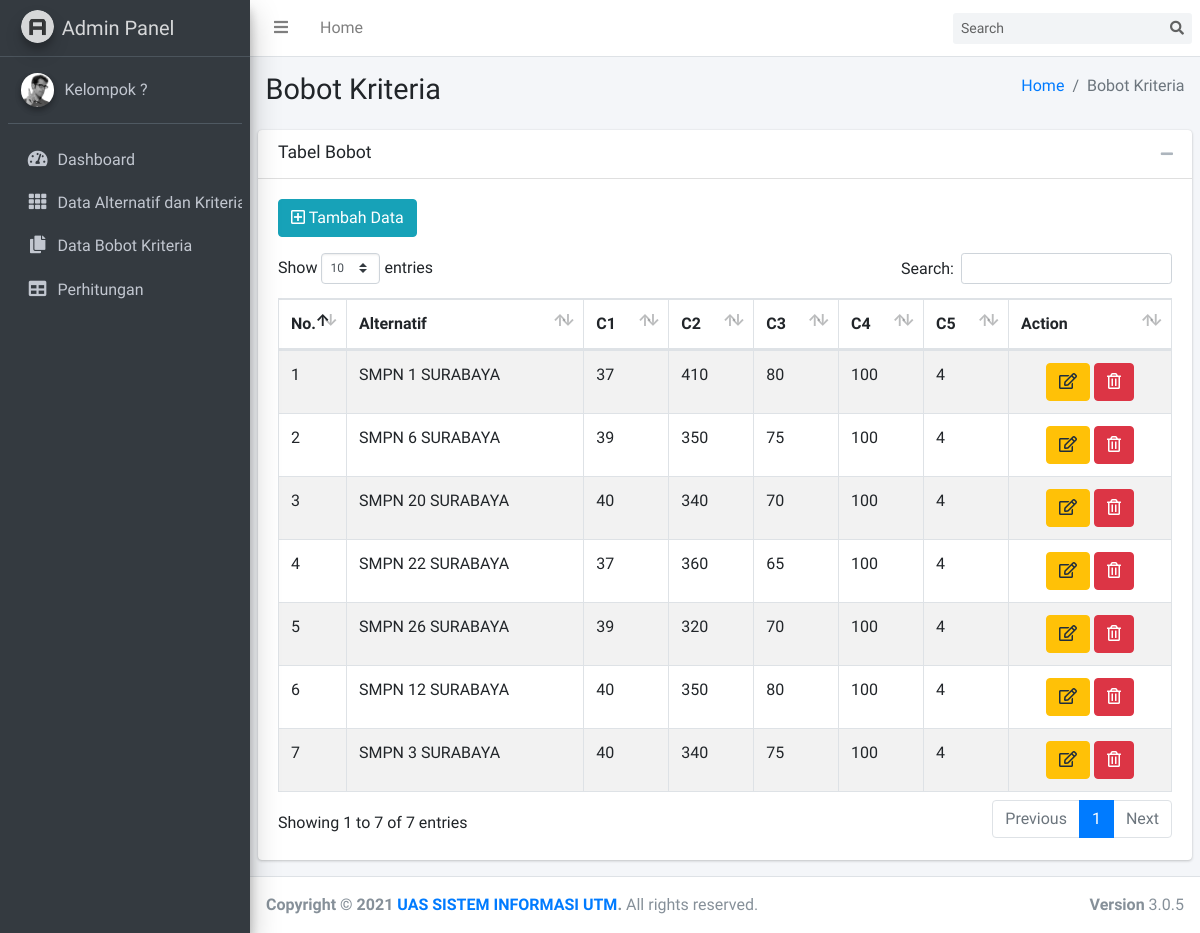
The app's page /bobot.php, older data.
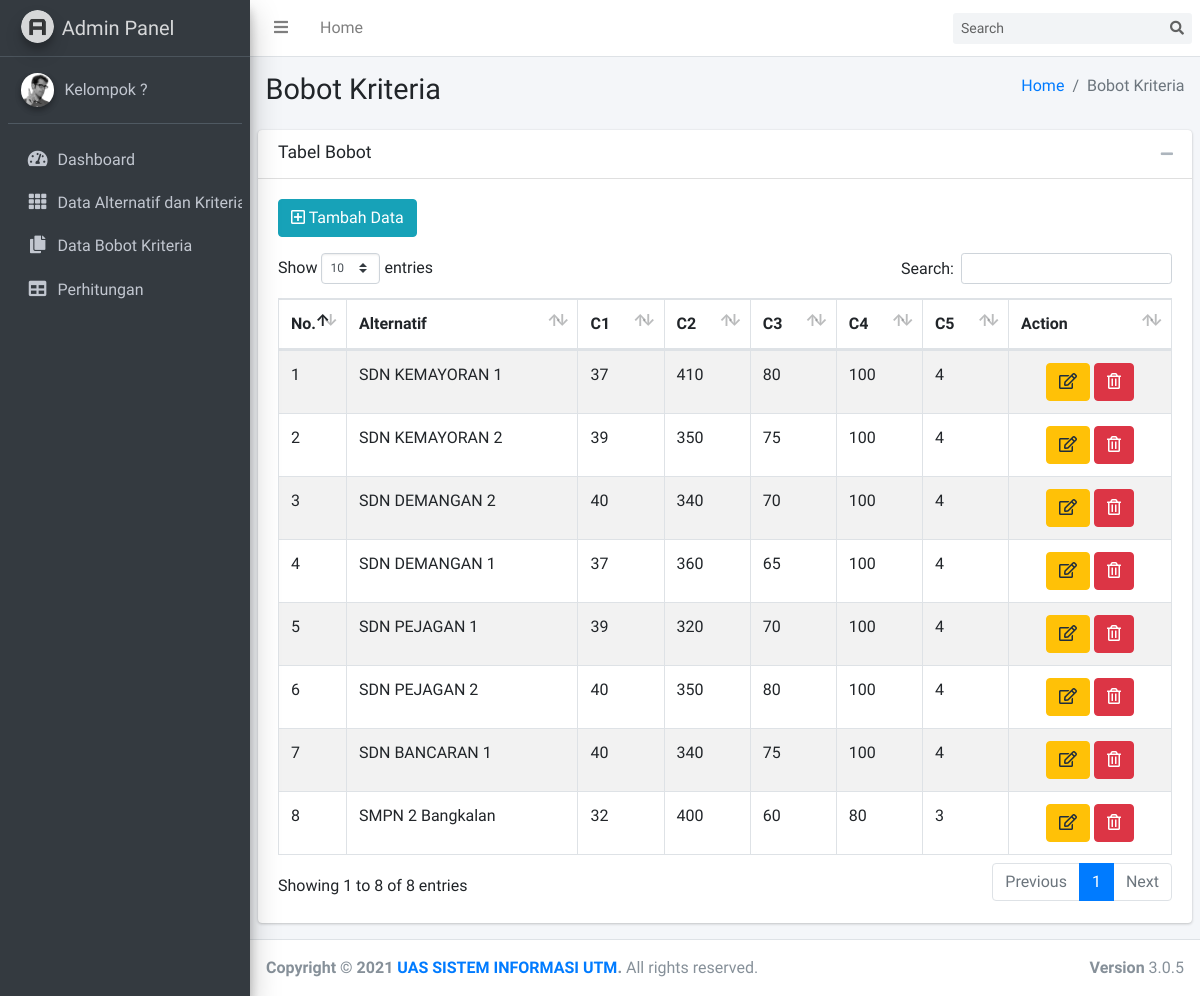
The same page, newer data.
### tables this page shows
CREATE TABLE `bobot` (
  `id_bobot` int NOT NULL,
  `id_alter` int DEFAULT NULL,
  `c1` int DEFAULT NULL,
  `c2` int DEFAULT NULL,
  `c3` int DEFAULT NULL,
  `c4` int DEFAULT NULL,
  `c5` int DEFAULT NULL
);

CREATE TABLE `alternatif` (
  `id_alter` int NOT NULL,
  `code` varchar(128) DEFAULT NULL,
  `alternatif` varchar(128) DEFAULT NULL
);

### bobot.php (the view, shortened to what this page needs)
<?php
include 'template/head.php';
include 'template/nav-top.php';
include 'template/nav-side.php';
?>
<div class="content-wrapper">
    <section class="content-header">
        <div class="container-fluid">
            <div class="row mb-2">
                <div class="col-sm-6">
                    <h1>Bobot Kriteria</h1>
                </div>
                <div class="col-sm-6">
                    <ol class="breadcrumb float-sm-right">
                        <li class="breadcrumb-item"><a href="index.php">Home</a></li>
                        <li class="breadcrumb-item active">Bobot Kriteria</li>
                    </ol>
                </div>
            </div>
        </div>
    </section>
    <section class="content">
        <div class="row">
            <div class="col">
                <div class="card">
                    <div class="card-header">
                        <h3 class="card-title">Tabel Bobot</h3>
                        <div class="card-tools">
                            <button type="button" class="btn btn-tool" data-card-widget="collapse" data-toggle="tooltip" title="Collapse">
                                <i class="fas fa-minus"></i></button>
                        </div>
                    </div>
                    <div class="card-body">
                        <button type="button" class="btn btn-info mb-3" data-toggle="modal" data-target="#addModal"><i class="far fa-plus-square"></i> Tambah Data</button>
                        <table id="example1" class="table table-bordered table-striped">
                            <thead>
                                <tr>
                                    <th width="20px">No.</th>
                                    <th>Alternatif</th>
                                    <th>C1</th>
                                    <th>C2</th>
                                    <th>C3</th>
                                    <th>C4</th>
                                    <th>C5</th>
                                    <th width="120px">Action</th>
                                </tr>
                            </thead>
                            <tbody>
                                <?php
                                include 'koneksi.php';
                                $no = 1;
                                $sql = mysqli_query($koneksi, "SELECT * FROM bobot a JOIN alternatif b
                                                                    ON a.id_alter=b.id_alter");
                                while ($data = mysqli_fetch_assoc($sql)) {
                                ?>
                                    <tr>
                                        <td><?= $no++; ?></td>
                                        <td><?= $data['alternatif']; ?></td>
                                        <td><?= $data['c1']; ?></td>
                                        <td><?= $data['c2']; ?></td>
                                        <td><?= $data['c3']; ?></td>
                                        <td><?= $data['c4']; ?></td>
                                        <td><?= $data['c5']; ?></td>
                                        <td align="center">
                                            <button type="button" class="btn btn-warning sm" data-toggle="modal" data-target="#editModal<?= $data['id_bobot']; ?>"><i class="far fa-edit"></i></button>
                                            <button type="button" class="btn btn-danger sm" data-toggle="modal" data-target="#deleteModal<?= $data['id_bobot']; ?>"><i class="far fa-trash-alt"></i></button>
                                        </td>
                                    </tr>
                                <?php } ?>
                            </tbody>
                        </table>
                    </div>
                </div>
            </div>
        </div>
    </section>
</div>
<?php
include 'template/footer.php';
?>

Row changes from the older to the newer data that the page shows:
changed through a linked row, bobot: id_alter.alternatif "SMPN 1 SURABAYA" → "SDN KEMAYORAN 1"
changed through a linked row, bobot: id_alter.alternatif "SMPN 6 SURABAYA" → "SDN KEMAYORAN 2"
changed through a linked row, bobot: id_alter.alternatif "SMPN 20 SURABAYA" → "SDN DEMANGAN 2"
changed through a linked row, bobot: id_alter.alternatif "SMPN 22 SURABAYA" → "SDN DEMANGAN 1"
changed through a linked row, bobot: id_alter.alternatif "SMPN 26 SURABAYA" → "SDN PEJAGAN 1"
changed through a linked row, bobot: id_alter.alternatif "SMPN 12 SURABAYA" → "SDN PEJAGAN 2"
changed through a linked row, bobot: id_alter.alternatif "SMPN 3 SURABAYA" → "SDN BANCARAN 1"
added bobot: id_alter.alternatif "SMPN 2 Bangkalan", c1 "32", c2 "400", c3 "60", c4 "80", c5 "3"
Text that changed along with them:
text written by a page script: "Show entries Search: Showing 1 to 7 of 7 entries Previous 1 Next" → "Show entries Search: Showing 1 to 8 of 8 entries Previous 1 Next"
